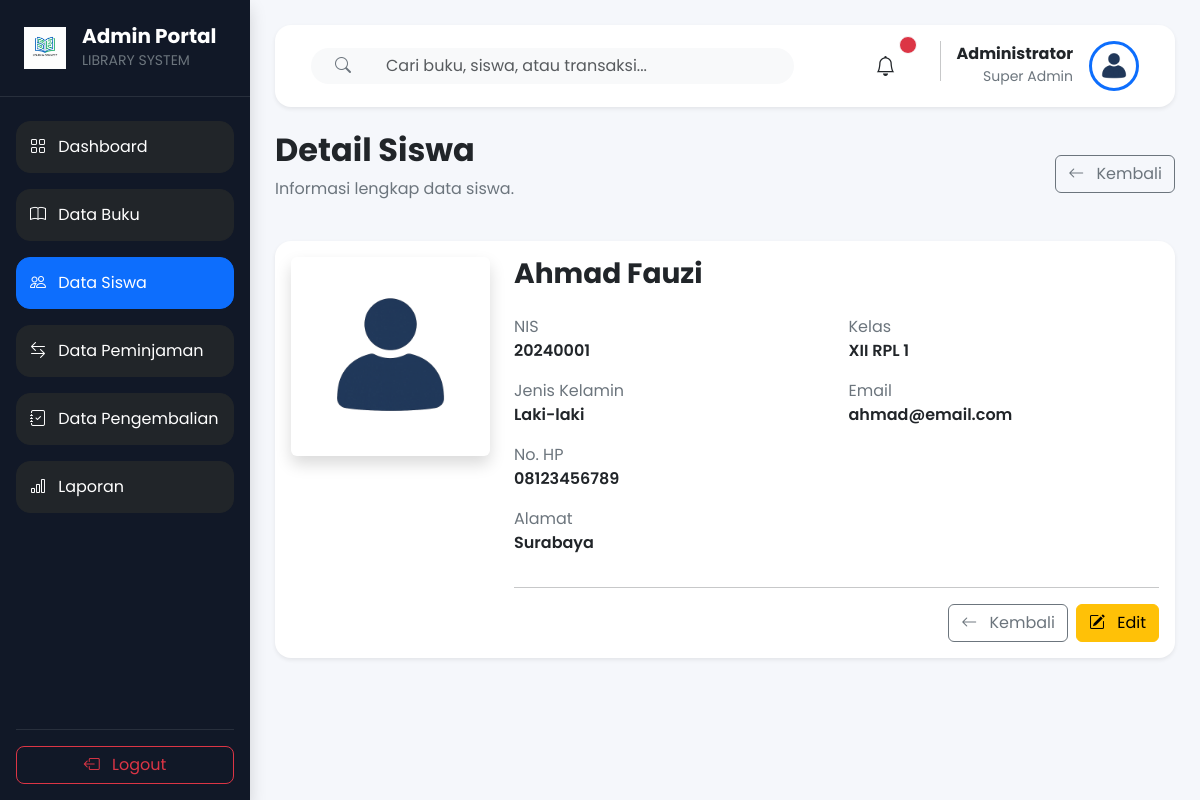
The app's page /admin/detail_siswa.php?id=1 (signed in), older data.
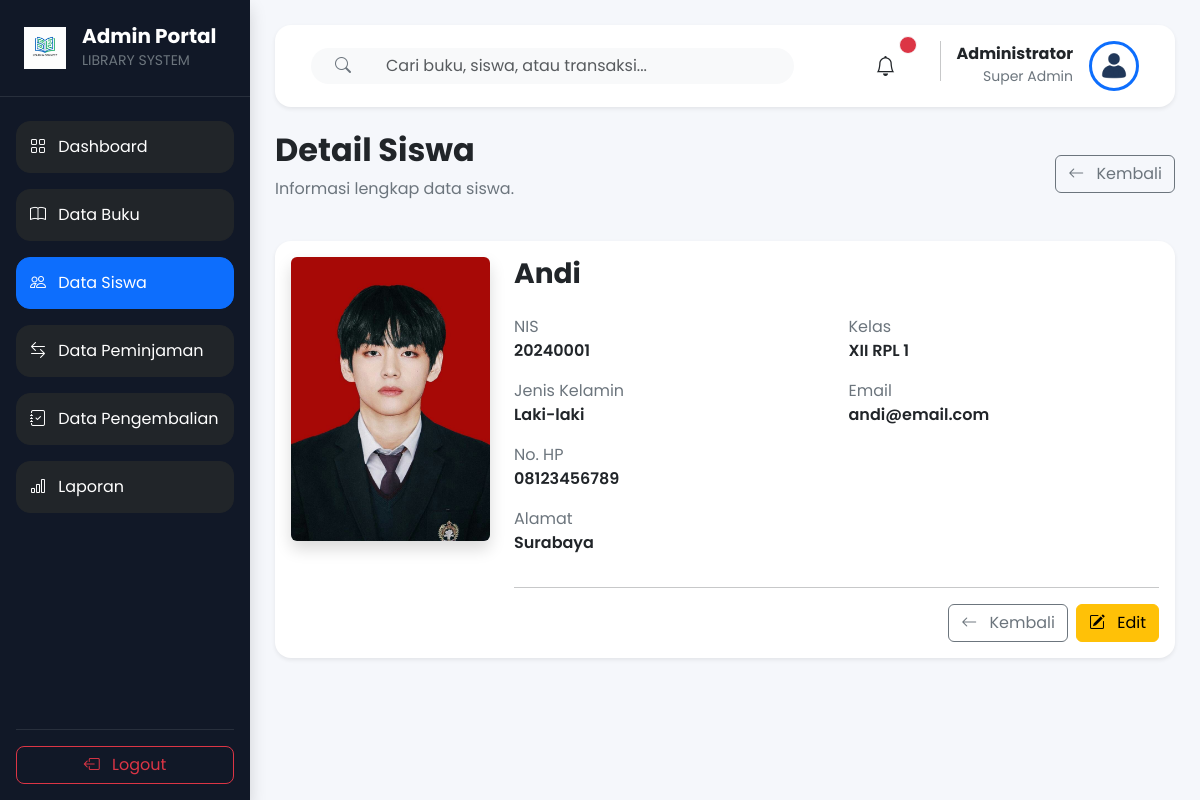
The same page, newer data.
### tables this page shows
CREATE TABLE `siswa` (
  `id_siswa` int(11) NOT NULL,
  `nis` varchar(20) NOT NULL,
  `nama_siswa` varchar(100) NOT NULL,
  `kelas` varchar(30) DEFAULT NULL,
  `jenis_kelamin` enum('L','P') DEFAULT NULL,
  `email` varchar(100) DEFAULT NULL,
  `no_hp` varchar(20) DEFAULT NULL,
  `alamat` text DEFAULT NULL,
  `password` varchar(255) NOT NULL,
  `foto` varchar(255) DEFAULT NULL,
  `created_at` timestamp NOT NULL DEFAULT current_timestamp()
);

### admin/detail_siswa.php (the view, shortened to what this page needs)
<?php
include "../config/koneksi.php";
$id = $_GET['id'];
$query = mysqli_query($conn,"
SELECT *
FROM siswa
WHERE id_siswa='$id'
");
$data = mysqli_fetch_assoc($query);
include "../includes/header.php";
include "../includes/sidebar_admin.php";
?>
<div
class="container-fluid"
style="
margin-left:250px;
padding:25px;
background:#F5F7FB;
min-height:100vh;
">
<?php include "../includes/navbar_admin.php"; ?>
<div class="d-flex justify-content-between align-items-center mb-4">
<div>
<h2 class="fw-bold">
Detail Siswa
</h2>
<p class="text-secondary">
Informasi lengkap data siswa.
</p>
</div>
<a
href="siswa.php"
class="btn btn-outline-secondary">
<i class="bi bi-arrow-left me-2"></i>
Kembali
</a>
</div>
<div class="card border-0 shadow-sm rounded-4">
<div class="card-body">
<div class="row">
<div class="col-lg-3 text-center">
<?php
if(!empty($data['foto']) && file_exists("../assets/image/siswa/".$data['foto'])){
?>
<img
src="../assets/image/siswa/<?= $data['foto']; ?>"
class="img-fluid rounded shadow"
style="max-height:300px;object-fit:cover;">
<?php
}else{
?>
<img
src="../assets/image/default-user.png"
class="img-fluid rounded shadow"
style="max-height:300px;">
<?php
}
?>
</div>
<div class="col-lg-9">
<h3 class="fw-bold mb-4">
    <?= $data['nama_siswa']; ?>
</h3>
<div class="row">
<div class="col-md-6 mb-3">
<label class="text-secondary">
NIS
</label>
<div class="fw-semibold">
<?= $data['nis']; ?>
</div>
</div>
<div class="col-md-6 mb-3">
<label class="text-secondary">
Kelas
</label>
<div class="fw-semibold">
<?= $data['kelas']; ?>
</div>
</div>
<div class="col-md-6 mb-3">
<label class="text-secondary">
Jenis Kelamin
</label>
<div class="fw-semibold">
<?php
echo ($data['jenis_kelamin']=="L") ? "Laki-laki" : "Perempuan";
?>
</div>
</div>
<div class="col-md-6 mb-3">
<label class="text-secondary">
Email
</label>
<div class="fw-semibold">
<?= $data['email']; ?>
</div>
</div>
<div class="col-md-6 mb-3">
<label class="text-secondary">
No. HP
</label>
<div class="fw-semibold">
<?= $data['no_hp']; ?>
</div>
</div>
<div class="col-md-12 mb-3">
<label class="text-secondary">
Alamat
</label>
<div class="fw-semibold">
<?= $data['alamat']; ?>
</div>
</div>
</div>
<hr>
<div class="d-flex justify-content-end gap-2">
<a
href="siswa.php"
class="btn btn-outline-secondary">
<i class="bi bi-arrow-left me-2"></i>
Kembali
</a>
<a
href="edit_siswa.php?id=<?= $data['id_siswa']; ?>"
class="btn btn-warning">
<i class="bi bi-pencil-square me-2"></i>
Edit
</a>
</div>
</div>
</div>
</div>
<?php include "../includes/footer.php"; ?>

Row changes from the older to the newer data that the page shows:
changed siswa "XII RPL 1": foto: picture added; nama_siswa "Ahmad Fauzi" → "Andi"; email "ahmad@email.com" → "andi@email.com"
